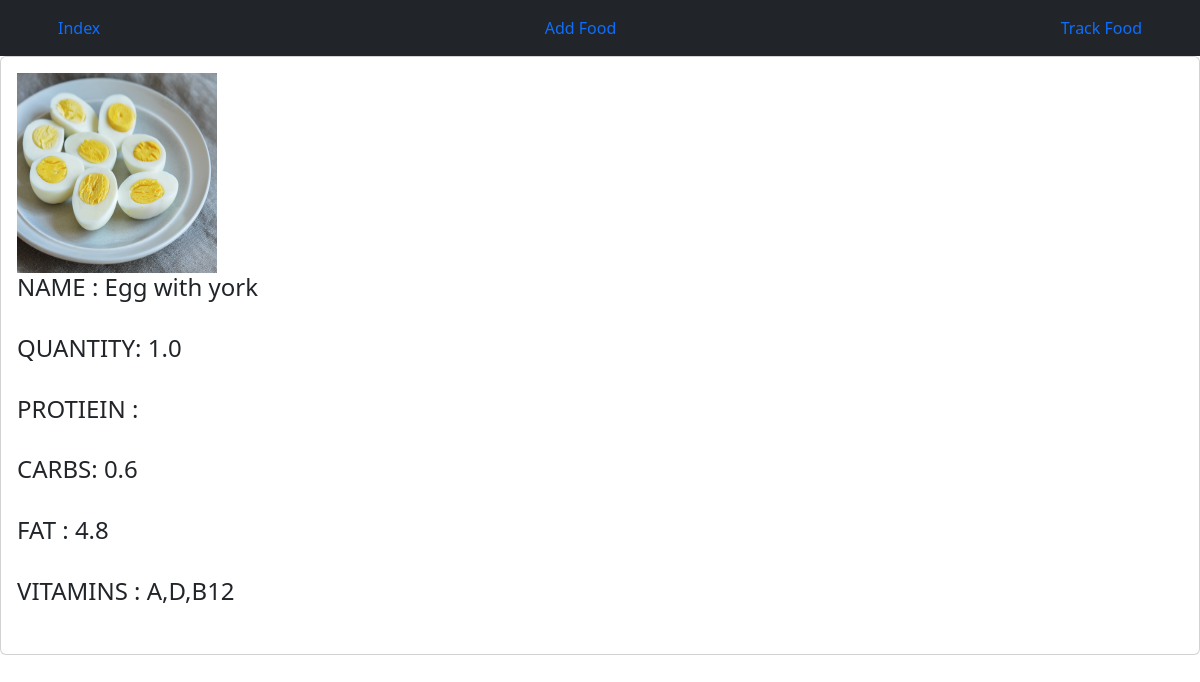
/new/2, run on the app's committed database.
### calapp/models.py (models this page shows)
class calmodel(models.Model):
    name=models.CharField( max_length=50)
    quantity= models.FloatField()
    protien=models.FloatField()
    carbs=models.FloatField()
    fat=models.FloatField()
    nutrients=models.FloatField()
    vitamins= models.CharField(max_length=50)
    type = models.CharField(max_length=50)
    img = models.ImageField(upload_to='media',blank=True)
    def __str__(self):
        return (self.name)

### calapp/views.py (the view)
# urls.py: path('new/<int:pk>',views.new,name='new'),
def new(request,pk):
    data = calmodel.objects.filter(id=pk)
    return render(request,'new.html',{'data':data})

### templates/new.html
{% extends 'base.html' %}
{% block content %}
<div class="card card-body">
    {% for i in data %}
    <img src="{{i.img.url}}" alt="" height="200px" width="200px">
    {% endfor %}
    {% for i in data %}
    <div >
        <h4>NAME : {{i.name}}</h4><br>
       <h4>QUANTITY: {{i.quantity}}</h4> <br>
       <h4>PROTIEIN : {{i.protein}}</h4> <br>
       <h4>CARBS: {{i.carbs}}</h4> <br>
       <h4>FAT : {{i.fat}}</h4> <br>
       <h4>VITAMINS : {{i.vitamins}}</h4> <br>
       </div>
    {% endfor %}
</div>
{% endblock %}

### data on the page
calmodel: img (picture), name "Egg with york", quantity "1.0", carbs "0.6", fat "4.8", vitamins "A,D,B12"
